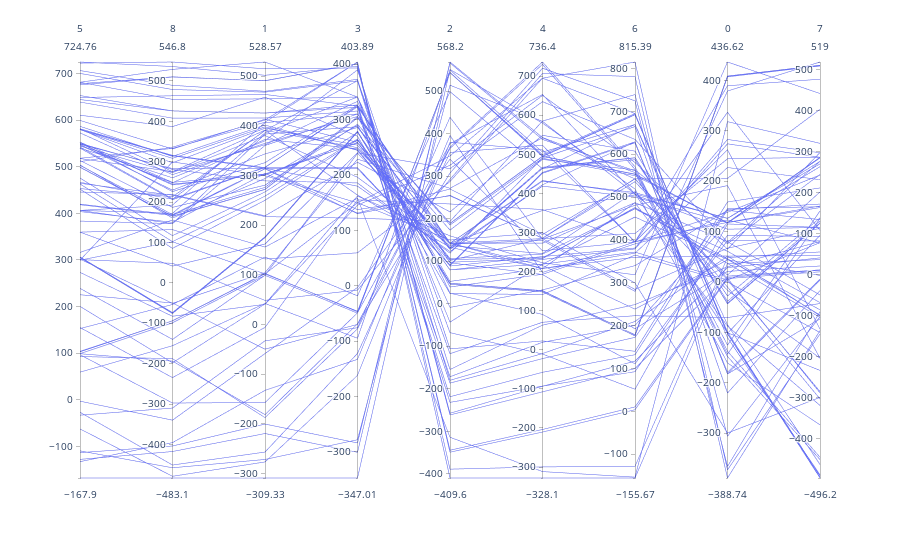

Notebook code for this chart:
### Code cell
ex.parallel_coordinates(data)
